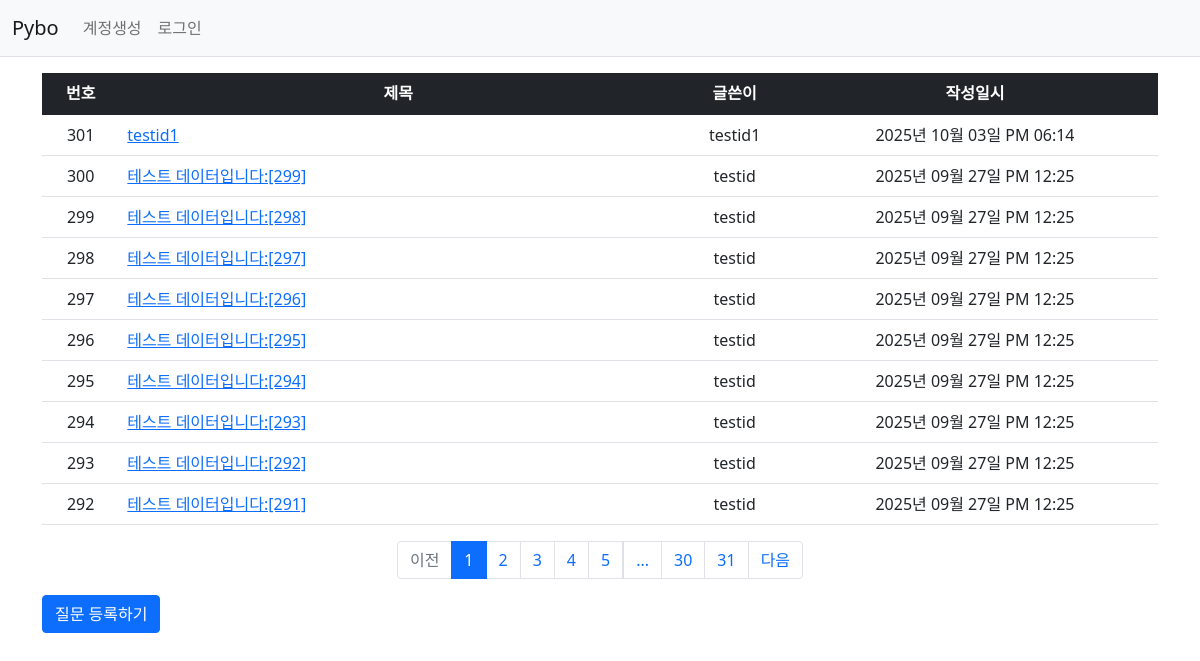
Page /question/list/ on the earlier database version.
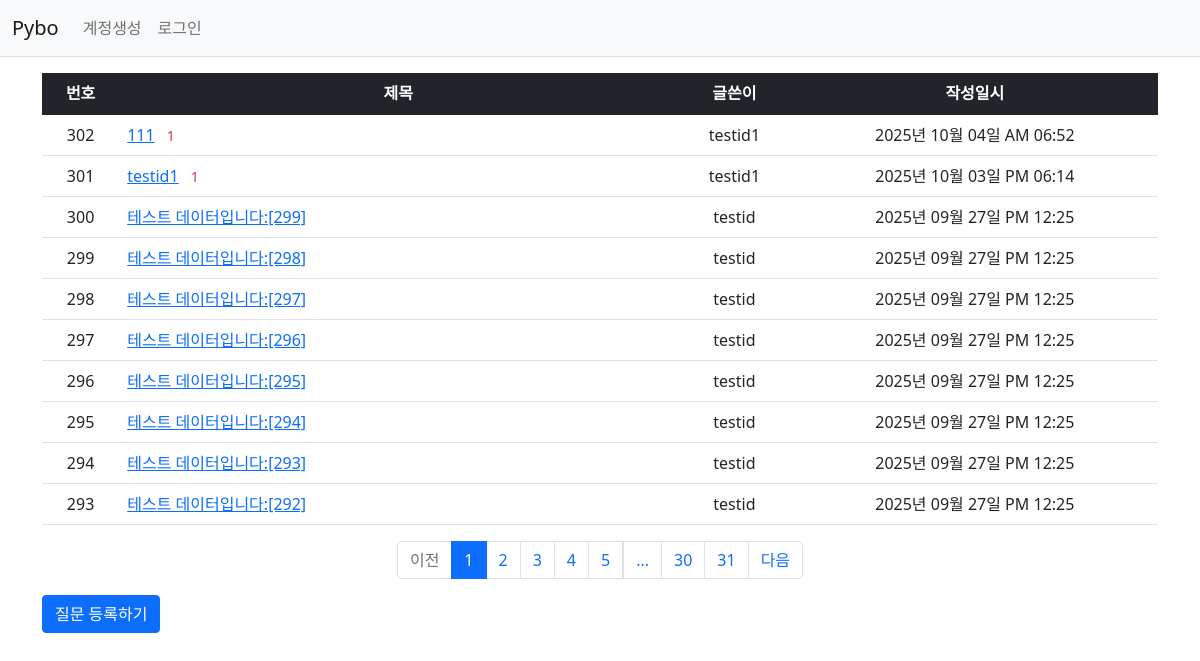
Same page on the later database version.
### pybo/models.py (models this page shows)
class Question(db.Model):
    id = db.Column(db.Integer, primary_key=True)
    subject = db.Column(db.String(200), nullable=False)
    content = db.Column(db.Text, nullable=False)
    create_date = db.Column(db.DateTime, nullable=False)
    user_id = db.Column(db.Integer, db.ForeignKey('user.id', ondelete='CASCADE'), nullable=False)
    user = db.relationship('User', backref=db.backref('question_set'))
    modify_date = db.Column(db.DateTime, nullable=True)

class User(db.Model) :
    id = db.Column(db.Integer, primary_key=True)
    username = db.Column(db.String(150), unique=True, nullable=False)
    password = db.Column(db.String(200), nullable=False)
    email = db.Column(db.String(120), unique=True, nullable=False)

### pybo/views/question_views.py (the view)
@bp.route('/list/')
def _list():
    page = request.args.get('page', type=int, default=1) # 페이지
    question_list = Question.query.order_by(Question.create_date.desc())
    question_list = question_list.paginate(page=page, per_page=10)
    return render_template('question/question_list.html', question_list = question_list)

### pybo/filter.py (called while the page is built)
def format_datetime(value, fmt='%Y년 %m월 %d일 %p %I:%M'):
    return value.strftime(fmt)

### pybo/views/auth_views.py (called while the page is built)
@bp.before_app_request
def load_logged_in_user():
    user_id = session.get('user_id')
    if user_id is None:
        g.user = None
    else :
        g.user = User.query.get(user_id)

### pybo/templates/question/question_list.html
{% extends 'base.html' %}
{% block content %}
<div class="container my-3">
    <table class="table">
        <thead>
        <tr class="text-center table-dark">
            <th>번호</th>
            <th style="width:50%">제목</th>
            <th>글쓴이</th>
            <th>작성일시</th>
        </tr>
        </thead>
        <tbody>
        {% if question_list %}
        {% for question in question_list.items %}
        <tr class="text-center">
            <td>{{ question_list.total - ((question_list.page-1)*question_list.per_page)-loop.index0 }}</td>
            <td class="text-start">
                <a href="{{ url_for('question.detail', question_id=question.id) }}">{{ question.subject }}</a>
                {% if question.answer_set|length>0 %}
                <span class="text-danger small mx-2">{{question.answer_set|length}}</span>
                {% endif %}
            </td>
            <td>{{question.user.username}}</td>
            <td>{{ question.create_date|datetime }}</td>
        </tr>
        {% endfor %}
        {% else %}
        <tr>
            <td colspan="3">질문이 없습니다.</td>
        </tr>
        {% endif %}
        </tbody>
    </table>
    <ul class="pagination justify-content-center">
        {% if question_list.has_prev %}
        <li class="page-item">
            <a class="page-link" href="?page={{question_list.prev_num}}">이전</a>
        </li>
        {% else %}
        <li class="page-item disabled">
            <a class="page-link" tabindex="-1" aria-disabled="true" href="javascript:void(0)">이전</a>
        </li>
        {% endif %}
        {% for page_num in question_list.iter_pages() %}
        {% if page_num %}
        {% if page_num != question_list.page %}
        <li class="page-item">
            <a class="page-link" href="?page={{page_num}}">{{page_num}}</a>
        </li>
            {% else %}
        <li class="page-item active" aria-current="page">
            <a class="page-link" href="javascript:void(0)">{{page_num}}</a>
        </li>
        {% endif %}
        {% else %}
        <li class="disabled">
            <a class="page-link" href="javascript:void(0)">...</a>
        </li>
        {% endif %}
        {% endfor %}
        {% if question_list.has_next %}
        <li class="page-item">
            <a class="page-link" href="?page={{question_list.next_num}}">다음</a>
        </li>
        {% else %}
        <li class="page-item disabled">
            <a class="page-link" tabindex="-1" aria-disabled="true" href="javascript:void(0)">다음</a>
        </li>
        {% endif %}
    </ul>
    <a href="{{url_for('question.create')}}" class="btn btn-primary">질문 등록하기</a>
</div>
{% endblock %}

### pybo/templates/base.html (shortened to what this page needs)
<!doctype html>
<html lang="ko">
<head>
  <link rel="stylesheet" href="{{url_for('static', filename='bootstrap.min.css')}}">
  <link rel="stylesheet" href="{{url_for('static', filename='style.css')}}">
</head>
<body>
{% include "navbar.html" %}
{% block content %}
{% endblock %}
</body>
</html>

### pybo/templates/navbar.html (shortened to what this page needs)
<nav class="navbar navbar-expand-lg navbar-light bg-light border-bottom">
  <div class="container-fluid">
    <a class="navbar-brand" href="{{url_for('main.index')}}">Pybo</a>
    <div class="collapse navbar-collapse" id="navbarSupportedContent">
      {% if g.user %}
      <ul class="navbar-nav">
        <li class="nav-item">
          <a class="nav-link" href="{{url_for('auth.logout')}}">{{g.user.username}} (로그아웃)</a>
        </li>
      </ul>
      {% else %}
      <ul class="navbar-nav me-auto mb-2 mb-lg-0">
        <li class="nav-item">
          <a class="nav-link" href="{{url_for('auth.signup')}}">계정생성</a>
        </li>
        <li class="nav-item">
          <a class="nav-link" href="{{url_for('auth.login')}}">로그인</a>
        </li>
      </ul>
      {% endif %}
    </div>
  </div>
</nav>

Differences in the rows shown:
no longer on this page (row unchanged): Question: id "292", subject "테스트 데이터입니다:[291]", user.username "testid", create_date "2025년 09월 27일 PM 12:25"
added Question: id "302", subject "111", answer_set|length "1", user.username "testid1", create_date "2025년 10월 04일 AM 06:52"
changed Question "2025년 10월 03일 PM 06:14": answer_set|length (not shown) → "1"
